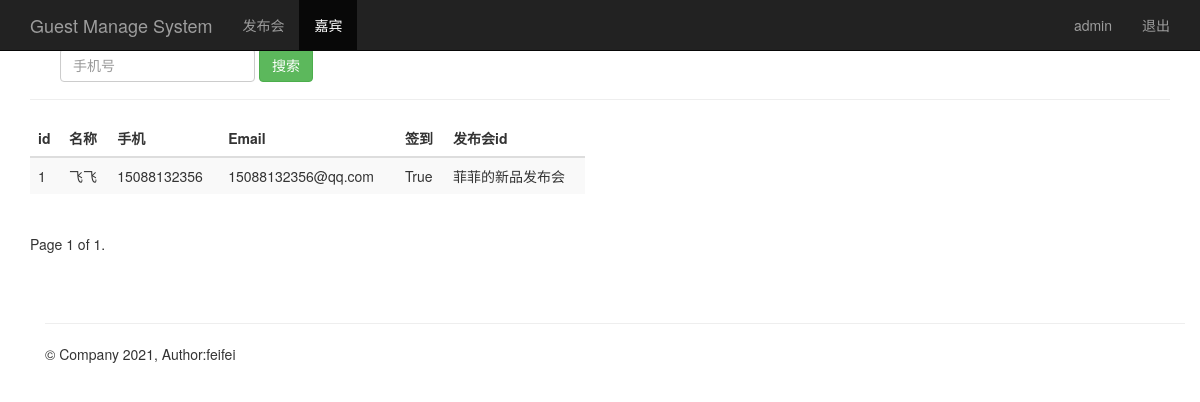
Page /search_phone/?page=2 (signed in) on the earlier database version.
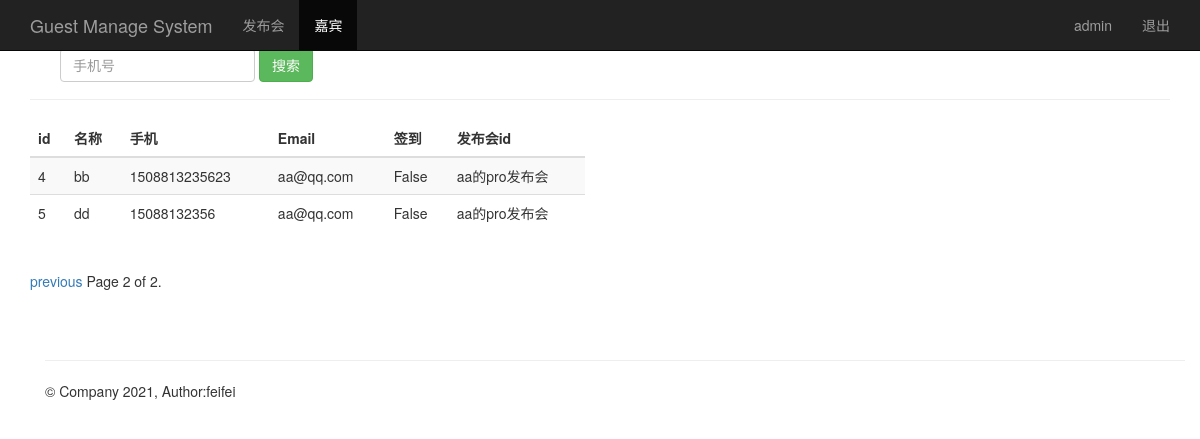
Same page on the later database version.
### loginApp/models.py (models this page shows, shortened)
class Guest(models.Model):
    event = models.ForeignKey(Event,on_delete=models.CASCADE)   #关联发布会id
    realname =models.CharField(max_length=64)  #来宾姓名
    phone = models.CharField(max_length=16)  #手机号
    email =models.EmailField() #邮箱
    sign = models.BooleanField()  #签到状态
    create_time = models.DateTimeField(auto_now=True)  #创建时间，自动获取当前时间
    class Meta:
        unique_together = ('event','phone')

class Event(models.Model):
    name = models.CharField(max_length=100)  #发布会标题
    limit = models.IntegerField() #参加人数
    status = models.BooleanField()  #状态，表示该发布会是否启用
    address = models.CharField(max_length=200)  #发布会地址
    start_time = models.DateTimeField('events time')  #发布会开始时间
    create_time = models.DateTimeField(auto_now=True)  #创建时间，自动获取当前时间
    '''
    python 如何将对象以str的方式显示出来
    '''
    def __str__(self):
        return self.name

### loginApp/views.py (the view)
# urls.py: url(r'^search_phone/',views.search_phone),
@login_required
def search_phone(request):
    username = request.session.get('user','')
    search_phone = request.GET.get('phone','')
    page = request.GET.get('page')
    guest_list = Guest.objects.filter(phone__contains=search_phone)
    paginator = Paginator(guest_list,2)
    try:
        contents = paginator.page(page)
    except PageNotAnInteger:
        contents = paginator.page(1)
    except EmptyPage:
        contents = paginator.page(paginator.num_pages)
    return render(request,'guest_manage.html',{'user':username,'guests':contents})

### loginApp/templates/guest_manage.html (shortened to what this page needs)
{% extends "base.html" %}
{% block content %}
    <nav class="navbar navbar-inverse navbar-fixed-top">
      <div class="container">
        <div class="navbar-header">
          <a class="navbar-brand" href="/guest_manage/">Guest Manage System</a>
        </div>
        <div id="navbar" class="collapse navbar-collapse">
          <ul class="nav navbar-nav">
            <li><a href="/event_manage/">发布会</a></li>
            <li class="active"><a href="#about">嘉宾</a></li>
          </ul>
          <ul class="nav navbar-nav navbar-right">
           <li><a href="#">{{user}}</a></li>
           <li><a href="/logout/">退出</a></li>
         </ul>
        </div>
      </div>
    </nav>
    <div class="container theme-showcase" role="main">
      <div class="page-header">
        <div id="navbar" class="navbar-collapse collapse">
          <form class="navbar-form" method="get" action="/search_phone/">
            <div class="form-group">
              <input name="phone" type="text" placeholder="手机号" class="form-control">
            </div>
            <button type="submit" class="btn btn-success">搜索</button>
          </form>
        </div>
      </div>
      <div class="row">
        <div class="col-md-6">
          <table class="table table-striped">
            <thead>
              <tr>
                <th>id</th>
                <th>名称</th>
                <th>手机</th>
                <th>Email</th>
                <th>签到</th>
                <th>发布会id</th>
              </tr>
            </thead>
            <tbody>
              {% for guest in guests %}
                <tr>
                  <td>{{ guest.id }}</td>
                  <td>{{ guest.realname }}</td>
                  <td>{{ guest.phone }}</td>
                  <td>{{ guest.email }}</td>
                  <td>{{ guest.sign }}</td>
                  <td>{{ guest.event }}</td>
                </tr>
             {% endfor %}
            </tbody>
          </table>
        </div>
      </div>
    <div class="pagination">
      <span class="step-links">
        {% if guests.has_previous %}
          {% if phone %}
            <a href="?phone={{ phone }}&page={{ guests.previous_page_number }}">previous</a>
          {% else %}
            <a href="?page={{ guests.previous_page_number }}">previous</a>
          {% endif %}
        {% endif %}
          <span class="current">
            Page {{ guests.number }} of {{ guests.paginator.num_pages }}.
          </span>
      </span>
    </div>
{% endblock %}

Differences in the rows shown:
no longer on this page (row unchanged): Guest: id "1", realname "飞飞", phone "15088132356", email "15088132356@qq.com", sign "True", event "菲菲的新品发布会"
added Guest: id "4", realname "bb", phone "1508813235623", email "aa@qq.com", sign "False", event "aa的pro发布会"
added Guest: id "5", realname "dd", phone "15088132356", email "aa@qq.com", sign "False", event "aa的pro发布会"
Other differences:
{{ guests.number }}: "1" → "2"
{{ guests.paginator.num_pages }}: "1" → "2"
text now shown: "previous"
